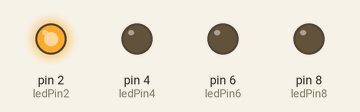
Recording of a sketch running on a simulated Arduino Uno, built with avr-gcc and run on an emulated ATmega328P. Parts: output pins drawn as LEDs (lit = HIGH).

Above: at 0.05 s.
At 0.65 s:
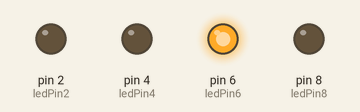
At 1.35 s:
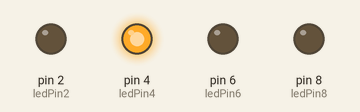
At 2.75 s:
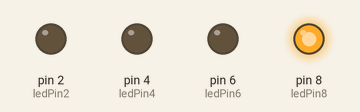
Timing chart, 0 to 3.0 s (numbered marks = the images above):
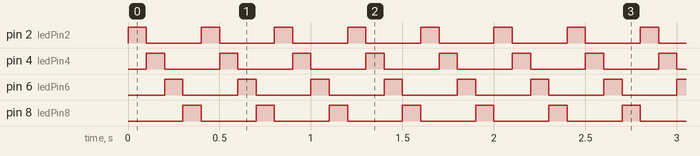

Measured:
- by itself, pin 2 (ledPin2), pin 4 (ledPin4), pin 6 (ledPin6), pin 8 (ledPin8): alternates HIGH for 0.10 s and LOW for 0.30 s

The sketch:

everyotherYel.ino
```cpp
int ledPin2 = 2;
int ledPin4 = 4;
int ledPin6 = 6;
int ledPin8 = 8;

// The setup() method runs once, when the sketch starts

void setup(){
  // initialize the digital pin as an output:
  pinMode(ledPin2, OUTPUT);
  pinMode(ledPin4, OUTPUT);
  pinMode(ledPin6, OUTPUT);
  pinMode(ledPin8, OUTPUT);

}

// the loop() method runs over and over again,
// as long as the Arduino has power

void loop(){

  digitalWrite(ledPin2, HIGH);   // set the LED on
  delay(100);                  // wait for a second
  digitalWrite(ledPin2, LOW);    // set the LED off
  //delay(100);                  // wait for a second

  digitalWrite(ledPin4, HIGH);   // set the LED on
  delay(100);                  // wait for a second
  digitalWrite(ledPin4, LOW);    // set the LED off
  //delay(100);                  // wait for a second

  digitalWrite(ledPin6, HIGH);   // set the LED on
  delay(100);                  // wait for a second
  digitalWrite(ledPin6, LOW);    // set the LED off
  //delay(100);                  // wait for a second

  digitalWrite(ledPin8, HIGH);   // set the LED on
  delay(100);                  // wait for a second
  digitalWrite(ledPin8, LOW);    // set the LED off
  //delay(100);                  // wait for a second

}
```
